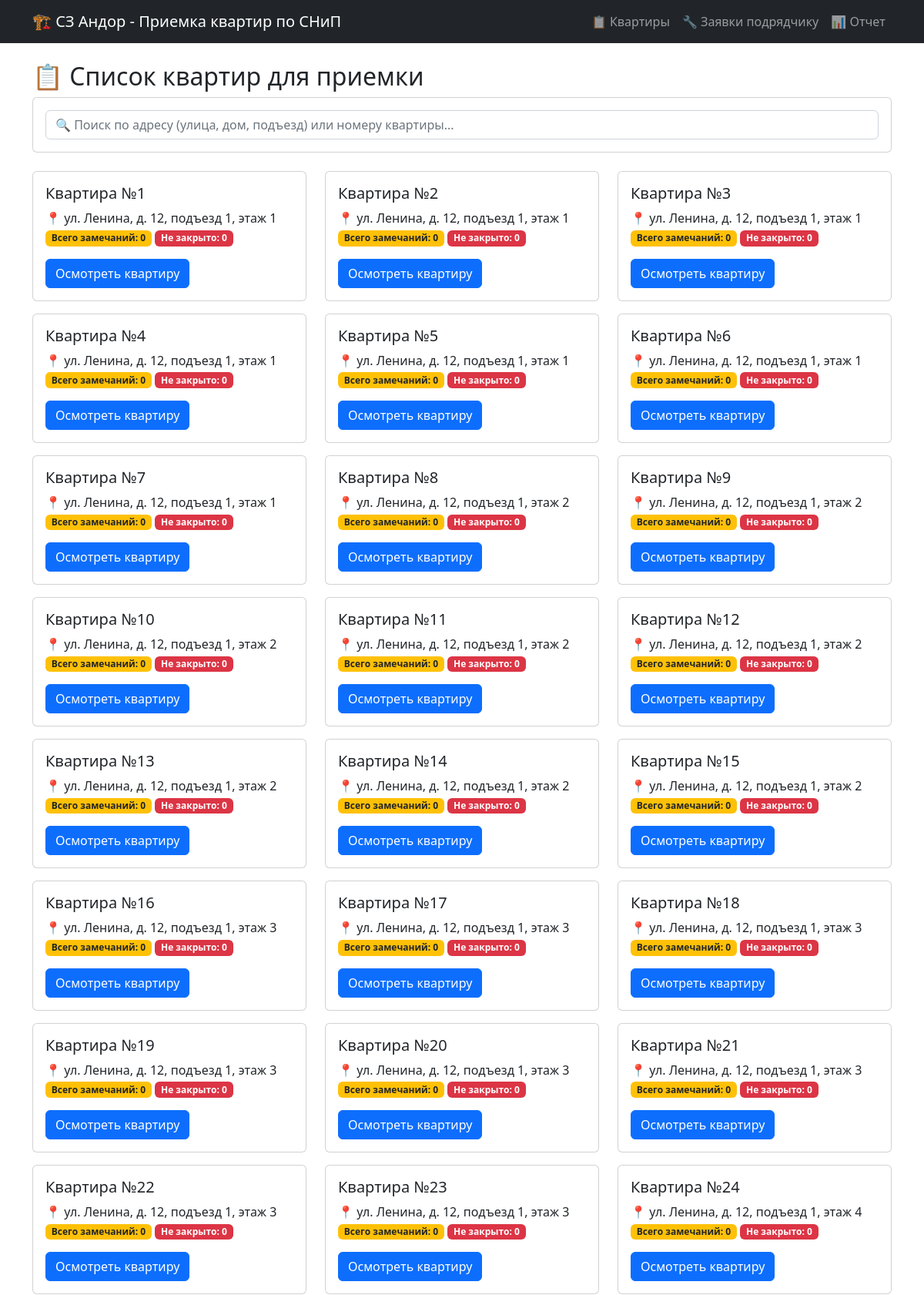
The page / (upper part) on the database its author committed.
### tables this page shows
CREATE TABLE flats (
    id INTEGER PRIMARY KEY AUTOINCREMENT,
    number TEXT NOT NULL,
    street TEXT,
    house TEXT,
    entrance INTEGER,
    floor INTEGER,
    status TEXT DEFAULT 'in_progress'
);

### app.py (the view)
@app.route('/')
def index():
    conn = get_db()
    flats = conn.execute('''
        SELECT f.*, COUNT(d.id) as defect_count,
               SUM(CASE WHEN d.status = 'open' THEN 1 ELSE 0 END) as open_count
        FROM flats f
        LEFT JOIN defects d ON f.id = d.flat_id
        GROUP BY f.id
        ORDER BY CAST(f.number AS INTEGER)
    ''').fetchall()
    conn.close()
    return render_template('index.html', flats=flats)

### app.py (called while the page is built)
def get_db():
    conn = sqlite3.connect(DB_PATH)
    conn.row_factory = sqlite3.Row
    return conn

### templates/index.html (shortened to what this page needs)
{% extends "base.html" %}
{% block content %}
<h2>📋 Список квартир для приемки</h2>
<div class="card mb-4">
    <div class="card-body">
        <input type="text" id="searchInput" class="form-control" placeholder="🔍 Поиск по адресу (улица, дом, подъезд) или номеру квартиры...">
    </div>
</div>
<div class="row" id="flatsContainer">
    {% for flat in flats %}
    <div class="col-md-4 mb-3 flat-card" data-search="{{ flat.number }}">
        <div class="card">
            <div class="card-body">
                <h5 class="card-title">Квартира №{{ flat.number }}</h5>
                <p class="card-text">
                    📍 {{ flat.street }}, д. {{ flat.house }}, подъезд {{ flat.entrance }}, этаж {{ flat.floor }}<br>
                    <span class="badge bg-warning text-dark">Всего замечаний: {{ flat.defect_count or 0 }}</span>
                    <span class="badge bg-danger">Не закрыто: {{ flat.open_count or 0 }}</span>
                </p>
                <a href="/flat/{{ flat.id }}" class="btn btn-primary">Осмотреть квартиру</a>
            </div>
        </div>
    </div>
    {% endfor %}
</div>
{% endblock %}

### rows shown on the page
flats: number "1", street "ул. Ленина", house "12", entrance "1", floor "1", defect_count "0", open_count "0"
flats: number "2", street "ул. Ленина", house "12", entrance "1", floor "1", defect_count "0", open_count "0"
flats: number "3", street "ул. Ленина", house "12", entrance "1", floor "1", defect_count "0", open_count "0"
flats: number "4", street "ул. Ленина", house "12", entrance "1", floor "1", defect_count "0", open_count "0"
flats: number "5", street "ул. Ленина", house "12", entrance "1", floor "1", defect_count "0", open_count "0"
flats: number "6", street "ул. Ленина", house "12", entrance "1", floor "1", defect_count "0", open_count "0"
flats: number "7", street "ул. Ленина", house "12", entrance "1", floor "1", defect_count "0", open_count "0"
flats: number "8", street "ул. Ленина", house "12", entrance "1", floor "2", defect_count "0", open_count "0"
flats: number "9", street "ул. Ленина", house "12", entrance "1", floor "2", defect_count "0", open_count "0"
flats: number "10", street "ул. Ленина", house "12", entrance "1", floor "2", defect_count "0", open_count "0"
flats: number "11", street "ул. Ленина", house "12", entrance "1", floor "2", defect_count "0", open_count "0"
flats: number "12", street "ул. Ленина", house "12", entrance "1", floor "2", defect_count "0", open_count "0"
flats: number "13", street "ул. Ленина", house "12", entrance "1", floor "2", defect_count "0", open_count "0"
flats: number "14", street "ул. Ленина", house "12", entrance "1", floor "2", defect_count "0", open_count "0"
flats: number "15", street "ул. Ленина", house "12", entrance "1", floor "2", defect_count "0", open_count "0"
flats: number "16", street "ул. Ленина", house "12", entrance "1", floor "3", defect_count "0", open_count "0"
flats: number "17", street "ул. Ленина", house "12", entrance "1", floor "3", defect_count "0", open_count "0"
flats: number "18", street "ул. Ленина", house "12", entrance "1", floor "3", defect_count "0", open_count "0"
flats: number "19", street "ул. Ленина", house "12", entrance "1", floor "3", defect_count "0", open_count "0"
flats: number "20", street "ул. Ленина", house "12", entrance "1", floor "3", defect_count "0", open_count "0"
flats: number "21", street "ул. Ленина", house "12", entrance "1", floor "3", defect_count "0", open_count "0"
flats: number "22", street "ул. Ленина", house "12", entrance "1", floor "3", defect_count "0", open_count "0"
flats: number "23", street "ул. Ленина", house "12", entrance "1", floor "3", defect_count "0", open_count "0"
flats: number "24", street "ул. Ленина", house "12", entrance "1", floor "4", defect_count "0", open_count "0"
